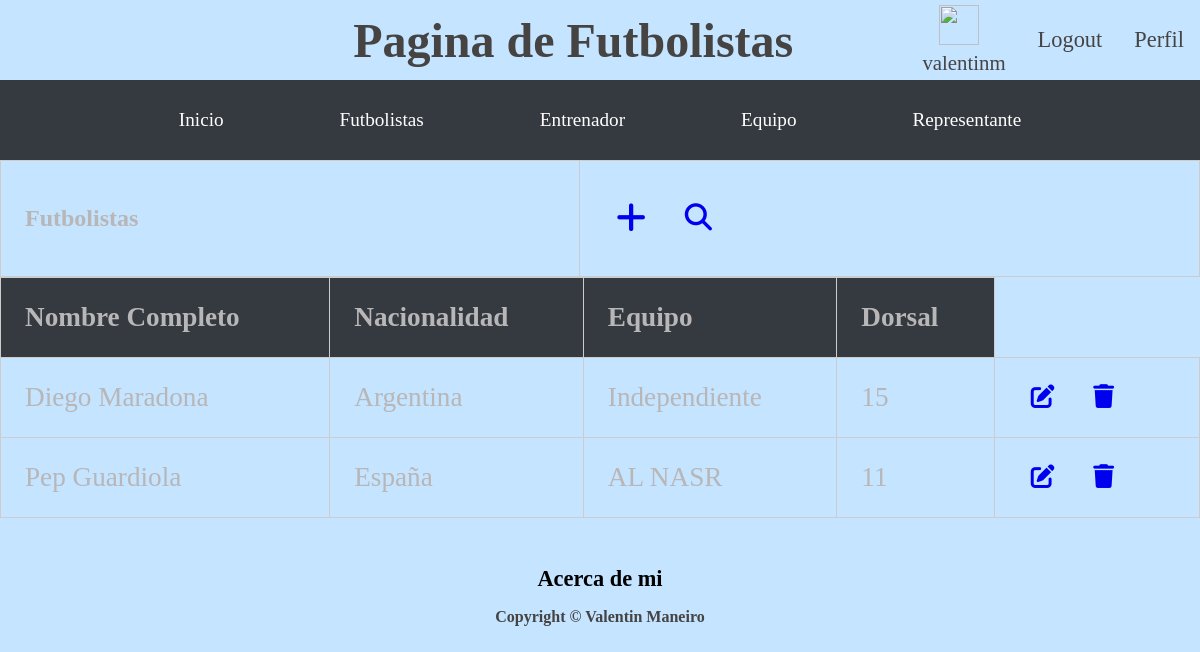
Screenshot of /futbolistas/ (signed in) with the database file from the repository.
### aplicacion/models.py (models this page shows)
class Futbolista(models.Model):
    nombreCompleto = models.CharField(max_length=60)
    nacionalidad = models.CharField(max_length=60)
    equipo = models.CharField(max_length=60)
    dorsal = models.IntegerField()

### aplicacion/views.py (the view)
# urls.py: path('futbolistas/', FutbolistaList.as_view(), name ="futbolistas"),
class FutbolistaList(LoginRequiredMixin, ListView):
    model = Futbolista

### aplicacion/templates/aplicacion/futbolista_list.html
{% extends 'aplicacion/base.html' %}
{% load static %}
{% block titulo %}
    Pagina de Futbolistas
{% endblock titulo %}
{% block contenido %}
    <table>
        <tr>
            <td ><h2>Futbolistas</h2></td>
            <td>
                <a
                href="{% url 'añadir_futbolista' %}"
                class="btn-tabla btn-primary btn-sm"
                ><i class="fa fa-plus fa-lg" title="New Record"> </i>
                </a>
                <a
                        href="{% url 'buscar_futbolista' %}"
                        class="btn-tabla btn-primary btn-sm"
                ><i class="fa-solid fa-magnifying-glass"></i>
                </a>
            </td>
        </tr>
    </table>
    <table class="table table-striped">
        <thead>
            <tr>
                <th>Nombre Completo</th>
                <th>Nacionalidad</th>
                <th>Equipo</th>
                <th>Dorsal</th>
            </tr>
        </thead>
        <tbody>
        {% for futbolista in futbolista_list%}
        <tr>
            <td>{{ futbolista.nombreCompleto }}</td>
            <td>{{ futbolista.nacionalidad }}</td>
            <td>{{ futbolista.equipo }}</td>
            <td>{{ futbolista.dorsal }}</td>
            <td>
                <a
                  href="{% url 'editar_futbolista' futbolista.id %}"
                  class="btn-tabla btn-primary"
                  style="--bs-btn-padding-y: .25rem; --bs-btn-padding-x: .5rem; --bs-btn-font-size: .75rem;"
                  ><i class="fa fa-edit fa-sm" title="Edit Record"></i>
                </a>
                <a
                  href="{% url 'borrar_futbolista' futbolista.id %}"
                  class="btn-tabla btn-danger"
                  style="--bs-btn-padding-y: .25rem; --bs-btn-padding-x: .5rem; --bs-btn-font-size: .75rem;"
                  ><i class="fa fa-trash fa-sm" title="Delete Record"></i>
                </a>
              </td>
        </tr>
        {% endfor %}
        </tbody>
    </table>
{% endblock contenido %}

### aplicacion/templates/aplicacion/base.html (shortened to what this page needs)
<!DOCTYPE html>
<html lang="en">
    <head>
        <link rel="stylesheet" href="../../static/aplicacion/css/style.css">
        <link rel="stylesheet" href="https://cdnjs.cloudflare.com/ajax/libs/font-awesome/6.4.0/css/all.min.css">
    </head>
    <body>
        <header>
            <h1 class="titulo">
                    {% block titulo %}
                    {% endblock titulo %}
            </h1>
            {% if user.is_authenticated %}
            <div class="text-center-disabled">
                <div class="info-usuario">
                    <p >{{user.username}}</p>
                    <a  href="{% url 'agregar_avatar' %}" ><img src="{{ request.session.avatar }}" height="40px" weight="40px"/></a>
                </div>
                <a class="btn btn-primary" href="{% url 'logout' %}">Logout</a>
                <a class="btn btn-success" href="{% url 'perfil' %}">Perfil</a>
                {% else %}
                <div class="text-center-disabled">
                <a class="btn btn-primary" href="{% url 'login' %}">Login</a>
                <a class="btn btn-success" href="{% url 'registrar' %}">Registrarse</a>
                </div>
                {% endif %}
            </div>
        </header>
        <nav class="navbar  navbar-dark" id="mainNav">
            <div class="container">
                    <ul class="navbar-nav">
                        <li class="nav-item px-lg-4"><a class="nav-link text-uppercase" href="{% url 'home' %}">Inicio</a></li>
                        {% if user.is_authenticated %}
                            <li class="nav-item "><a class="nav-link text-uppercase" href="{% url 'futbolistas' %}">Futbolistas</a></li>
                            <li class="nav-item "><a class="nav-link text-uppercase" href="{% url 'entrenador' %}">Entrenador</a></li>
                            <li class="nav-item"><a class="nav-link text-uppercase" href="{% url 'equipo' %}">Equipo</a></li>
                            <li class="nav-item "><a class="nav-link text-uppercase" href="{% url 'representante' %}">Representante</a></li>
                        {% endif %}
                    </ul>
            </div>
        </nav>
        {% block contenido %}
        {% endblock contenido %}
        <footer class="">
            <a href ="{% url 'acerca_de_mi' %}">Acerca de mi</a>
            <p class="">Copyright &copy; Valentin Maneiro</p>
        </footer>
    </body>
</html>

### aplicacion/static/aplicacion/css/style.css (style rules this page uses)
body { margin:0; padding: 0; background-color: #C4E4FF; color: rgb(70, 67, 67); }
header { display:flex; width: 100%; height: 10vh; align-items: center; justify-content: center; }
.titulo { font-size: 3rem; font-weight: bold; display: block; margin-left: 15rem; text-align: center; width: 100%; }
.text-center-disabled { display: flex; justify-content: flex-start; align-items: center; }
.text-center-disabled a { font-size: 1.4rem; color: rgb(70, 67, 67); text-decoration: none ; }
.btn { padding: 1rem; }
.info-usuario { display: flex; flex-direction: column-reverse; align-items: center; justify-content: center; margin: 1rem; }
.info-usuario p { text-align: center; font-size: 1.3rem; margin: 0; padding: 0; }
.info-usuario img { height: 40px; width: 40px; margin-right: 10px; }
.navbar { display: flex; width: 100%; height: 10vh; justify-content: space-between; align-items: center; background-color: #343a40; }
.container { width: 100%; display: flex; justify-content: space-around; align-items: center; }
.navbar-nav { display: flex; list-style-type: none; margin: 0; padding: 0; text-align: center; }
.nav-item { margin: 1rem 3rem; font-size:1.2rem; }
.nav-link { color: #ffffff; text-decoration: none; padding: 5px 10px; }
table { width: 100%; border-collapse: collapse; }
th, td { padding: 8px; border: 1px solid #ddd; text-align: left; font-size: 1.7rem; color: rgb(184, 182, 182) }
th { background-color: #343a40; }
td a { gap: 3rem; }
.btn-tabla { text-decoration: none; padding: 12px 12px; border: none; border-radius: 4px; cursor: pointer; transition: background-color 0.3s; margin-right: 5px; font-size: 1.7rem; }
.fa { font-size: 1.3rem; vertical-align: middle; margin-right: 3px; }
.fa-lg { font-size: 1.3rem; }
.fa-sm { font-size: 1.3rem; }
h2 { font-size: 24px; margin-bottom: 20px; }
td, th { padding: 1.5rem; border: 1px solid #ccc; }
footer { height: 3%; text-align: center; position: sticky; bottom: 0; left: 0; right: 0; padding-top: 3rem; }
footer p { font-size: 1rem; font-weight: bold; }
footer a { font-size: 1.4rem; font-weight: bold; text-decoration: none; color: rgb(0, 0, 0); margin: 0 1rem; }

### rows the page displays
Futbolista: nombreCompleto "Diego Maradona", nacionalidad "Argentina", equipo "Independiente", dorsal "15"
Futbolista: nombreCompleto "Pep Guardiola", nacionalidad "España", equipo "AL NASR", dorsal "11"

### other values shown
{{ user.username }} "valentinm"
